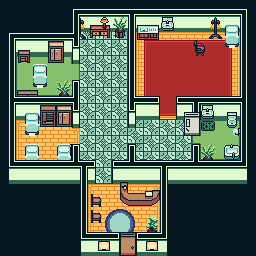

Tiled map render using the project's own tile images. Description and the whole map definition, tile-layer contents included, below:
An orthogonal 32x32 tile map with 8x8 px tiles, 2 tile layers (Background, objects).

<map version="1.8" tiledversion="1.8.5" orientation="orthogonal" renderorder="right-down" width="32" height="32" tilewidth="8" tileheight="8" infinite="0" nextlayerid="3" nextobjectid="1">
 <tileset firstgid="1" source="../../Tilesets/Hotel Hospital [GBStudio].tsx" />
 <layer id="1" name="Background" width="32" height="32">
  <data encoding="csv">
519,519,519,519,519,519,519,519,519,519,519,519,519,519,519,519,519,519,519,519,519,519,519,519,519,519,519,519,519,519,519,519,
519,519,519,519,519,519,519,519,519,1,2,2,2,2,2,2,8,2,2,2,2,2,2,2,2,2,2,2,2,2,2684354561,519,
519,519,519,519,519,519,519,519,519,112,2147483676,2147483676,2147483676,2147483676,2147483676,2147483676,112,28,28,28,28,28,28,28,28,28,28,28,28,28,112,519,
519,519,519,519,519,519,519,519,519,112,2147483702,2147483702,2147483702,2147483702,2147483702,2147483702,112,54,54,54,54,54,54,54,54,54,54,54,54,54,112,519,
519,1,2,2,2,2,2,2,2,112,116,117,116,117,116,117,112,80,81,82,83,84,81,82,83,84,81,82,83,85,112,519,
519,112,2147483676,2147483676,2147483676,2147483676,2147483676,2147483676,2147483676,112,90,91,90,91,90,91,112,106,107,108,108,108,108,108,108,108,108,108,109,111,112,519,
519,112,2147483702,2147483702,2147483702,2147483702,2147483702,2147483702,2147483702,79,116,117,116,117,116,117,112,106,133,134,134,134,134,134,134,134,134,134,135,111,112,519,
519,112,2684354654,126,126,126,126,126,3221225566,105,90,91,90,91,90,91,112,106,133,134,134,134,134,134,134,134,134,134,135,111,112,519,
519,112,1610612862,493,493,493,493,493,493,2684354686,116,117,116,117,116,117,112,106,133,134,134,134,134,134,134,134,134,134,135,111,112,519,
519,112,1610612862,493,493,493,493,493,493,2684354686,90,91,90,91,90,91,112,106,133,134,134,134,134,134,134,134,134,134,135,111,112,519,
519,112,1610612862,493,493,493,493,493,493,2684354566,116,117,116,117,116,117,112,106,133,134,134,134,134,134,134,134,134,134,135,111,112,519,
519,112,95,3221225598,3221225598,3221225598,3221225598,3221225598,3221225598,60,90,91,90,91,90,91,112,106,133,134,134,134,134,134,134,134,134,134,135,111,112,519,
519,1610612744,2,2,2,2,2,2,2,2684354568,116,117,116,117,116,117,1610612744,2,2,3221225478,134,134,6,2,8,2,2,2,2,2,2684354568,519,
519,112,28,28,2147483676,2147483676,2147483676,2147483676,2147483676,1610612742,90,91,90,91,90,91,112,28,28,29,134,134,213,28,86,213,28,28,28,28,112,519,
519,112,54,54,54,2147483702,2147483702,2147483702,2147483702,79,116,117,116,117,116,117,79,54,54,55,234,234,239,18,19,239,54,54,54,54,112,519,
519,112,80,82,82,82,82,82,85,105,90,91,90,91,90,91,105,117,90,91,90,91,90,44,45,2684354654,126,126,126,3221225566,112,519,
519,112,132,110,110,110,110,110,110,85,116,117,116,117,116,117,90,91,116,117,116,117,116,70,71,1610612862,493,493,493,2684354686,112,519,
519,112,132,110,110,110,110,110,110,137,90,91,90,91,90,91,116,117,90,91,90,91,90,91,94,493,493,493,493,2684354686,112,519,
519,112,132,110,110,110,110,110,0,2684354566,116,117,116,117,116,117,116,117,116,117,116,117,116,117,3221225499,1610612862,493,493,493,2684354686,112,519,
519,112,132,110,110,110,110,110,0,86,90,91,90,91,90,91,90,91,90,91,90,91,90,91,138,95,3221225598,3221225598,3221225598,1610612830,112,519,
519,1610612737,2,2,2,2,2,2,2,3221225480,8,3221225478,116,117,6,2,2,2,2,2,2,2,2,2,3221225480,2,2,2,2,2,3221225473,519,
519,213,28,28,28,28,28,28,28,28,112,29,90,91,213,28,28,28,28,28,112,519,519,519,519,519,519,519,519,519,519,519,
519,239,54,54,54,54,54,54,54,54,112,55,116,117,239,54,54,54,54,54,112,519,519,519,519,519,519,519,519,519,519,519,
519,519,519,519,519,519,519,519,519,519,112,80,81,82,83,81,82,83,84,85,112,519,519,519,519,519,519,519,519,519,519,519,
519,519,519,519,519,519,519,519,519,519,112,106,136,136,136,110,110,110,110,111,112,519,519,519,519,519,519,519,519,519,519,519,
519,519,519,519,519,519,519,519,519,519,112,106,136,136,136,110,110,110,110,111,112,519,519,519,519,519,519,519,519,519,519,519,
519,519,519,519,519,519,519,519,519,519,112,106,136,136,136,136,136,136,136,137,112,519,519,519,519,519,519,519,519,519,519,519,
519,519,519,519,519,519,519,519,519,519,112,132,136,136,136,136,136,136,136,137,112,519,519,519,519,519,519,519,519,519,519,519,
519,519,519,519,519,519,519,519,519,519,112,132,136,136,136,136,136,136,136,137,112,519,519,519,519,519,519,519,519,519,519,519,
519,519,519,519,519,519,519,519,519,519,2684354750,2,2,2,3,4,5,3221225475,2,2,190,519,519,519,519,519,519,519,519,519,519,519,
519,519,519,519,519,519,519,519,519,519,213,28,214,215,29,30,31,213,214,215,29,519,519,519,519,519,519,519,519,519,519,519,
519,519,519,519,519,519,519,519,519,519,239,54,240,241,55,56,57,239,240,241,55,519,519,519,519,519,519,519,519,519,519,519
</data>
 </layer>
 <layer id="2" name="objects" width="32" height="32">
  <data encoding="csv">
0,0,0,0,0,0,0,0,0,0,0,0,0,0,0,0,0,0,0,0,0,0,0,0,0,0,0,0,0,0,0,0,
0,0,0,0,0,0,0,0,0,1,2,2,2,2,2,2,8,2,2,2,2,2,2,2,2,2,2,2,2,2,2684354561,0,
0,0,0,0,0,0,0,0,0,34,381,0,166,167,176,177,34,0,0,0,452,453,0,0,0,0,380,381,0,0,60,0,
0,0,0,0,0,0,0,0,0,34,407,217,192,193,202,203,34,400,401,402,478,479,0,0,0,0,406,407,352,353,60,0,
0,1,2,2,2,2,2,2,2,2684354568,433,243,244,245,228,229,34,426,427,428,0,0,0,0,0,0,432,433,378,379,60,0,
0,86,0,0,0,0,270,271,0,27,0,0,0,0,0,0,34,0,0,0,0,0,0,0,434,435,0,0,404,405,60,0,
0,60,328,329,0,0,296,297,0,0,0,0,0,0,0,0,34,0,0,0,0,0,0,0,460,461,0,0,0,0,60,0,
0,60,354,355,0,0,322,323,0,0,0,0,0,0,0,0,34,0,0,0,0,0,0,0,0,0,0,0,0,0,60,0,
0,60,0,0,352,353,0,0,0,0,0,0,0,0,0,0,34,0,0,0,0,0,0,0,0,0,0,0,0,0,60,0,
0,60,0,0,378,379,0,0,0,0,0,0,0,0,0,0,34,0,0,0,0,0,0,0,0,0,0,0,0,0,60,0,
0,60,0,0,404,405,0,176,177,2684354747,0,0,0,0,0,0,86,0,0,0,0,0,0,0,0,0,0,0,0,0,60,0,
0,60,272,273,274,0,0,202,203,86,0,0,0,0,0,0,86,0,0,0,0,0,0,0,0,0,0,0,0,0,60,0,
0,1610612744,2,2,2,2,2,2,2,2684354568,0,0,0,0,0,0,1610612744,2,2,3,0,0,3221225475,2,8,2,2,9,2,2,2684354568,0,
0,3221225532,0,0,0,268,269,270,271,1610612923,0,0,0,0,0,0,27,0,0,0,0,0,0,0,0,452,453,0,0,0,60,0,
0,3221225532,0,352,353,294,295,296,297,0,0,0,0,0,0,0,0,0,0,0,0,0,0,0,0,478,479,0,350,351,60,0,
0,3221225532,0,378,379,320,321,322,323,0,0,0,0,0,0,0,0,0,0,0,0,0,0,0,0,450,451,0,376,377,60,0,
0,112,0,404,405,0,0,0,0,0,0,0,0,0,0,0,0,0,0,0,0,0,0,0,0,476,477,0,0,403,60,0,
0,3221225532,0,0,0,0,0,0,0,0,0,0,0,0,0,0,0,0,0,0,0,0,0,0,0,0,0,0,0,0,60,0,
0,3221225532,0,352,353,0,0,352,353,3221225499,0,0,0,0,0,0,3221225499,0,0,0,0,0,0,0,0,176,177,0,398,399,60,0,
0,3221225532,0,378,379,0,0,378,379,138,0,0,0,0,0,0,138,0,0,0,0,0,0,0,0,202,203,0,424,425,60,0,
0,1610612737,2,7,7,7,7,7,7,3221225480,8,15,0,0,14,7,3221225480,7,7,7,8,2,2,2,3221225480,2,2,2,2,2,3221225473,0,
0,213,28,28,28,28,28,28,28,28,60,0,0,0,0,0,0,0,0,0,34,28,28,28,28,28,28,28,28,28,29,0,
0,239,54,54,54,54,54,54,54,54,60,0,0,0,0,197,0,0,0,0,34,54,54,54,54,54,54,54,54,54,55,0,
0,0,0,0,0,0,0,0,0,0,60,0,0,0,0,194,0,0,196,197,34,0,0,0,0,0,0,0,0,0,0,0,
0,0,0,0,0,0,0,0,0,0,60,344,345,0,0,220,221,221,222,223,34,0,0,0,0,0,0,0,0,0,0,0,
0,0,0,0,0,0,0,0,0,0,60,370,371,0,0,246,247,247,248,249,34,0,0,0,0,0,0,0,0,0,0,0,
0,0,0,0,0,0,0,0,0,0,60,344,345,417,418,419,420,0,0,0,34,0,0,0,0,0,0,0,0,0,0,0,
0,0,0,0,0,0,0,0,0,0,60,370,371,443,444,445,446,0,174,175,34,0,0,0,0,0,0,0,0,0,0,0,
0,0,0,0,0,0,0,0,0,0,60,0,0,469,470,471,472,0,200,201,34,0,0,0,0,0,0,0,0,0,0,0,
0,0,0,0,0,0,0,0,0,0,1610612737,2,188,189,3,4,5,187,188,189,190,0,0,0,0,0,0,0,0,0,0,0,
0,0,0,0,0,0,0,0,0,0,213,28,214,215,29,30,31,213,214,215,216,0,0,0,0,0,0,0,0,0,0,0,
0,0,0,0,0,0,0,0,0,0,239,54,240,241,55,56,57,239,240,241,242,0,0,0,0,0,0,0,0,0,0,0
</data>
 </layer>
</map>
